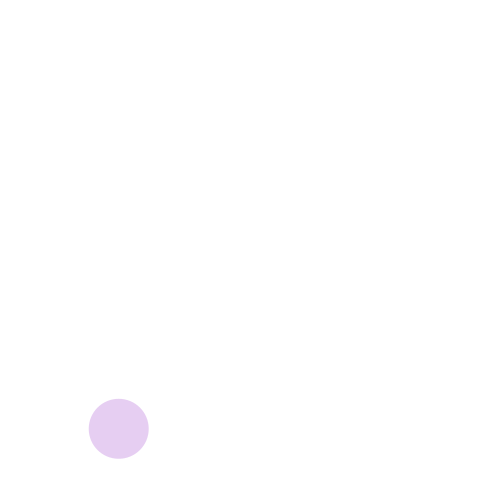
Frame 1 (no input)
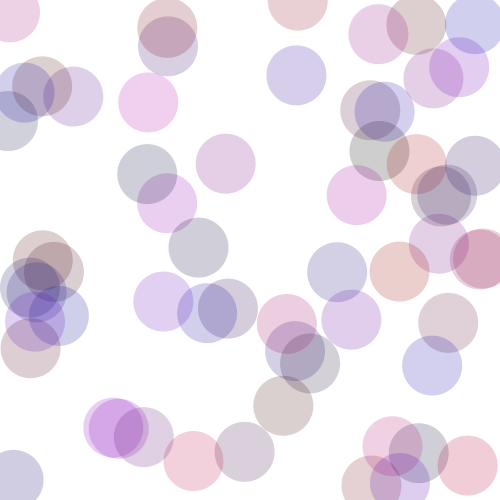
Frame 60 (the mouse pressed at the canvas centre just before this capture)
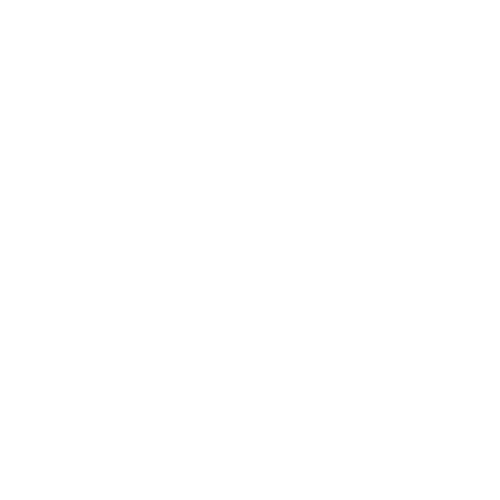
Frame 120 (the mouse held since frame 60 and released just before this capture)

The Processing sketch that drew these frames (run headless with seeded random() and noise(); from frame 60 on, the mouse is pressed at the canvas centre):

// Processing sketch: sketch_colorfulDots
// ── sketch_colorfulDots.pde
int dim = 60;
 
void setup () {
  size (500, 500);
  background (255);
 
  rectMode (CENTER);
}
 
void draw () {
    noStroke();
    smooth ();
    fill (random(200), random(20), random(200), 50);
    ellipse (random(500), random(500), dim, dim);
     
    if (mousePressed){
    background (255);}
 }
